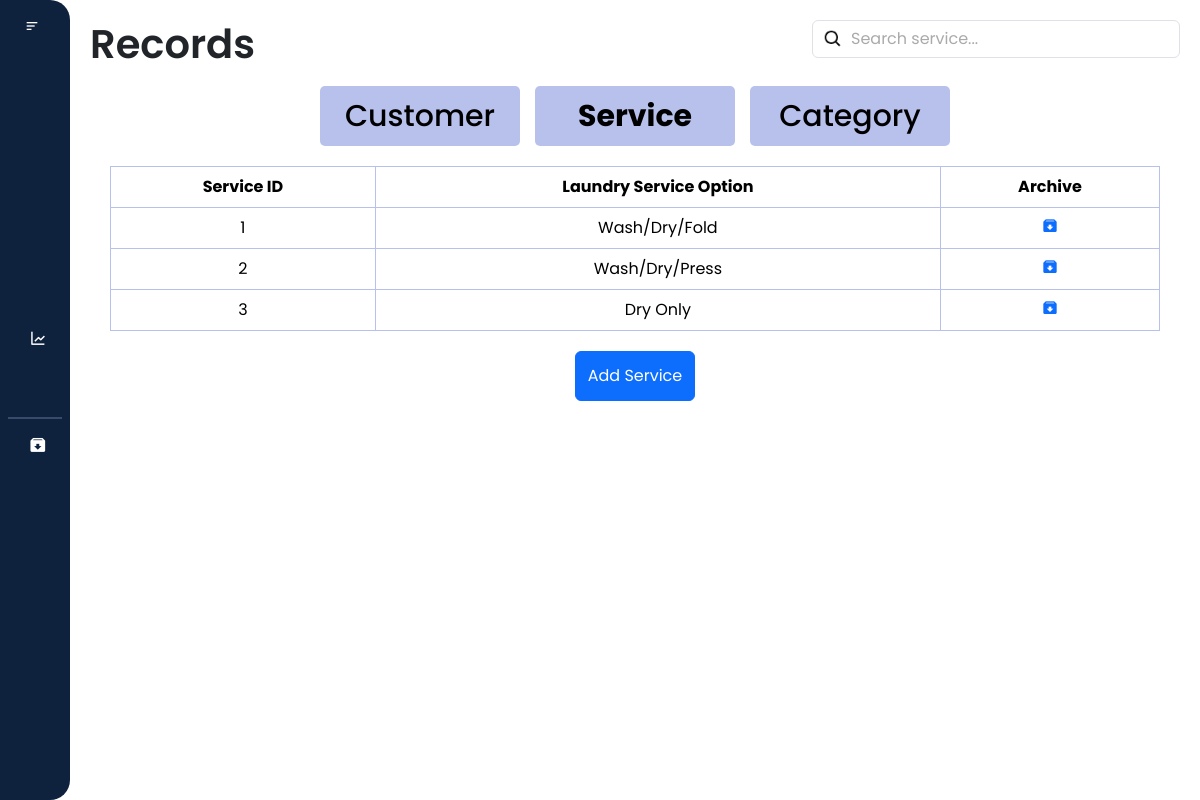
The page /laundry_system/records/service.php (signed in) on the database its author committed.
### tables this page shows
CREATE TABLE `service` (
  `service_id` int(255) NOT NULL,
  `laundry_service_option` varchar(100) NOT NULL
);

### laundry_system/records/service.php (the view, shortened to what this page needs)
<?php
require_once('service_db.php');
$user_role = $_SESSION['user_role'];
?>
<!DOCTYPE html>
<html lang="en">
<head>
    <link href="https://cdn.jsdelivr.net/npm/bootstrap@5.3.3/dist/css/bootstrap.min.css" rel="stylesheet"
>
    <link href="https://cdn.lineicons.com/4.0/lineicons.css" rel="stylesheet" />
    <link href='https://unpkg.com/boxicons@2.1.4/css/boxicons.min.css' rel='stylesheet'>
    <link rel="stylesheet" href="service.css">
</head>
<body>
    <div class="wrapper">
    <aside id="sidebar">
            <div class="d-flex">
                <button id="toggle-btn" type="button">
                    <i class="bx bx-menu-alt-left"></i>
                </button>
            </div>
            <ul class="sidebar-nav">
                <li class="sidebar-item">
                    <a href="/laundry_system/dashboard/dashboard.php" class="sidebar-link">
                    </a>
                </li>
                <li class="sidebar-item">
                    <a href="/laundry_system/profile/profile.php" class="sidebar-link">
                    </a>
                </li>
                <?php if ($user_role === 'admin') : ?>
                    <li class="sidebar-item">
                        <a href="/laundry_system/users/users.php" class="sidebar-link">
                        </a>
                    </li>
                    <li class="sidebar-item">
                        <a href="/laundry_system/records/records.php" class="sidebar-link has-dropdown collapsed" data-bs-toggle="collapse"
                            data-bs-target="#records" aria-expanded="false" aria-controls="records">
                        </a>
                    </li>
                <?php endif; ?>
                <li class="sidebar-item">
                    <a href="/laundry_system/transaction/transaction.php" class="sidebar-link">
                    </a>
                </li>
                <li class="sidebar-item">
                    <a href="/laundry_system/sales_report/report.php" class="sidebar-link">
                        <i class='bx bx-line-chart'></i>
                    </a>
                </li>
                    <?php if ($user_role === 'admin') : ?>
                    <li class="sidebar-item">
                        <a href="/laundry_system/settings/settings.php" class="sidebar-link">
                        </a>
                    </li>
                    <hr style="border: 1px solid #b8c1ec; margin: 8px">
                    <li class="sidebar-item">
                        <a href="/laundry_system/archived/archive_users.php" class="sidebar-link">
                            <i class='bx bxs-archive-in'></i>
                        </a>
                    </li>
                <?php endif; ?>
            </ul>
            <div class="sidebar-footer">
                <a href="#" id="btn_logout" class="sidebar-link">
                </a>
            </div>
        </aside>
        <div class="main-content">
            <nav>
                <div class="d-flex justify-content-between" id="navbar">
                    <h1>Records</h1>
                <div class="search_bar" m-1>
                    <input class="form-control" type="text" id="filter_service" placeholder="Search service...">
                </div>
            </nav>
            <div class="buttons">
                <div class="customer_button">
                    <a href="customer.php" class="button" id="customerBtn">Customer</a>
                </div>
                <div class="service_button">
                    <a href="service.php" class="button" id="serviceBtn"><b>Service</b></a>
                </div>
                <div class="category_button">
                    <a href="category.php" class="button" id="categoryBtn">Category</a>
                </div>
            </div>
            <div class="table-responsive">
                <table class="table table-bordered text-center">
                    <thead>
                        <tr class="bg-dark text-white">
                            <th>Service ID</th>
                            <th>Laundry Service Option</th>
                            <th>Archive</th>
                        </tr>
                    </thead>
                    <tbody id = "service_table">
                        <?php
                        $query = "SELECT * FROM service";
                        $result = mysqli_query($con, $query);
                        if ($result && $result->num_rows > 0) {
                            while($row = mysqli_fetch_assoc($result)) {
                        ?>
                            <tr>
                                <td><?php echo $row["service_id"]; ?></td>
                                <td><?php echo $row["laundry_service_option"]; ?></td>
                                <td>
                                    <a href='javascript:void(0);' class='archive-btn'
                                        data-id="<?php echo $row['service_id']; ?>"
                                        data-option="<?php echo $row['laundry_service_option']; ?>">
                                        <i class='bx bxs-archive-in'></i>
                                    </a>
                                </td>
                            </tr>
                        <?php
                            }
                        } else {
                        ?>
                    <tr>
                        <td colspan="3">No laundry service option found.</td>
                    </tr>
                    <?php
                        }
                        ?>
                    </tbody>
                </table>
            </div>
            <div class="add_button d-flex justify-content-center">
                <button type="button" class="btn btn-primary" id="addServiceButton" data-bs-toggle="modal" data-bs-target="#addModal">Add Service</button>
            </div>
        </div>
    </div>
</body>
</html>

### laundry_system/records/service.css (style rules this page uses)
* { margin: 0; padding: 0; font-family: "Poppins", "Segoe UI"; box-sizing: border-box; }
html { scroll-behavior: smooth; overflow-x: hidden; }
a { text-decoration: none; }
li { list-style: none; }
h1 { font-weight: 600; font-size: 1.5 rem; }
.wrapper { display: flex; width: 100%; height: 100vh; overflow-x: hidden; }
#sidebar { display: flex; height: 100%; width: 70px; overflow: auto; min-width: 70px; z-index: 1000; transition: all 0.25s ease-in-out; flex-direction: column; background-color: #0e223e; border-radius: 0 20px 20px 0; }
#toggle-btn { background-color: transparent; cursor: pointer; border: 0; padding: 1rem 1.5rem; }
#toggle-btn i { font-size: 1.5 rem; color: #fff; }
.sidebar-nav { padding: 2rem 0; flex: 1 1 auto; }
a.sidebar-link { padding: 0.625rem 1.625rem; color: #fff; display: block; font-size: 0.9rem; white-space: nowrap; border-left: 3px solid transparent; text-decoration: none; }
.sidebar-link i { font-size: 1.1rem; margin-right: 0.75rem; }
.sidebar-item { position: relative; }
.main-content { flex: 1; overflow-y: auto; padding: 20px; transition: margin-left 0.5s ease; padding-bottom: 60px; }
.buttons { display: flex; flex-direction: row; gap: 15px; flex-wrap: wrap; justify-content: center; margin-top: 10px; }
.button { display: inline-flex; align-items: center; justify-content: center; height: 60px; width: 200px; padding: 10px 20px; background-color: #b8c1ec; color: #000; text-align: center; text-decoration: none; border-radius: 5px; font-size: 30px; font-weight: 500; margin: 0; gap: 10px; }
.add_button { height: 50px; font-size: 20%; font-weight: 500; }
.table-responsive { padding: 20px; }
.table { width: 100%; border-collapse: collapse; border: #b8c1ec; margin: 0; }
th, td { border: 1px solid #b8c1ec; padding: 8px; text-align: center; }
.form-control { width: 100%; }
.search_bar { position: relative; }
.search_bar .form-control { padding-left: 38px; }
.search_bar .form-control::placeholder { color: #aaa; }
.search_bar .form-control { background-image: url('/laundry_system/icons/search.png'); background-repeat: no-repeat; background-position: 10px center; background-size: 20px 20px; }

### rows shown on the page
service: service_id "1", laundry_service_option "Wash/Dry/Fold"
service: service_id "2", laundry_service_option "Wash/Dry/Press"
service: service_id "3", laundry_service_option "Dry Only"
